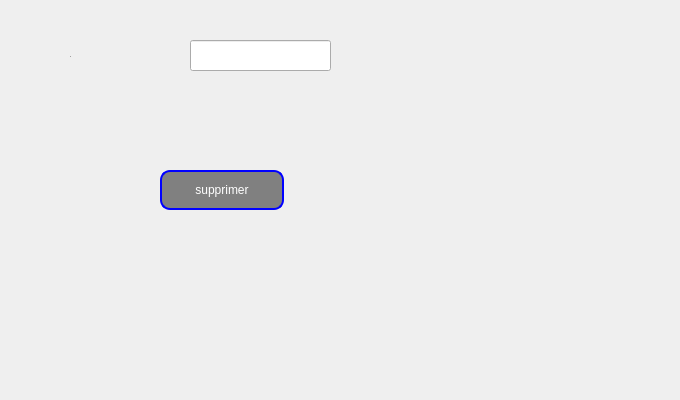
     <widget class="QWidget" name="tab_14">
      <attribute name="title">
       <string>Supprimer</string>
      </attribute>
      <widget class="QPushButton" name="Button_supprimer2">
       <property name="geometry">
        <rect>
         <x>160</x>
         <y>170</y>
         <width>124</width>
         <height>40</height>
        </rect>
       </property>
       <property name="styleSheet">
        <string notr="true">QPushButton {
color: white;
  background: gray;

border-width: 2px;
border-color: blue;
border-style: solid;
border-radius: 10;
padding: 3px;
font-size: 12px;
padding-left: 5px;
padding-right: 5px;
min-width: 110px;
max-width: 110px;
min-height: 30px;
max-height: 30px;
}</string>
       </property>
       <property name="text">
        <string>supprimer</string>
       </property>
       <property name="iconSize">
        <size>
         <width>25</width>
         <height>25</height>
        </size>
       </property>
      </widget>
      <widget class="QLabel" name="label_27">
       <property name="geometry">
        <rect>
         <x>70</x>
         <y>50</y>
         <width>47</width>
         <height>13</height>
        </rect>
       </property>
       <property name="font">
        <font>
         <pointsize>-1</pointsize>
        </font>
       </property>
       <property name="text">
        <string>ID</string>
       </property>
      </widget>
      <widget class="QLineEdit" name="lineEdit_10">
       <property name="geometry">
        <rect>
         <x>190</x>
         <y>40</y>
         <width>141</width>
         <height>31</height>
        </rect>
       </property>
       <property name="styleSheet">
        <string notr="true">QLineEdit
{
    border-color: blue

    
}

</string>
       </property>
      </widget>
      <widget class="QLabel" name="label_155">
       <property name="geometry">
        <rect>
         <x>0</x>
         <y>0</y>
         <width>671</width>
         <height>391</height>
        </rect>
       </property>
       <property name="text">
        <string/>
       </property>
       <property name="pixmap">
        <pixmap>../../Desktop/qt/ok.jpg</pixmap>
       </property>
       <property name="scaledContents">
        <bool>true</bool>
       </property>
      </widget>
      <zorder>label_155</zorder>
      <zorder>Button_supprimer2</zorder>
      <zorder>label_27</zorder>
      <zorder>lineEdit_10</zorder>
     </widget>
